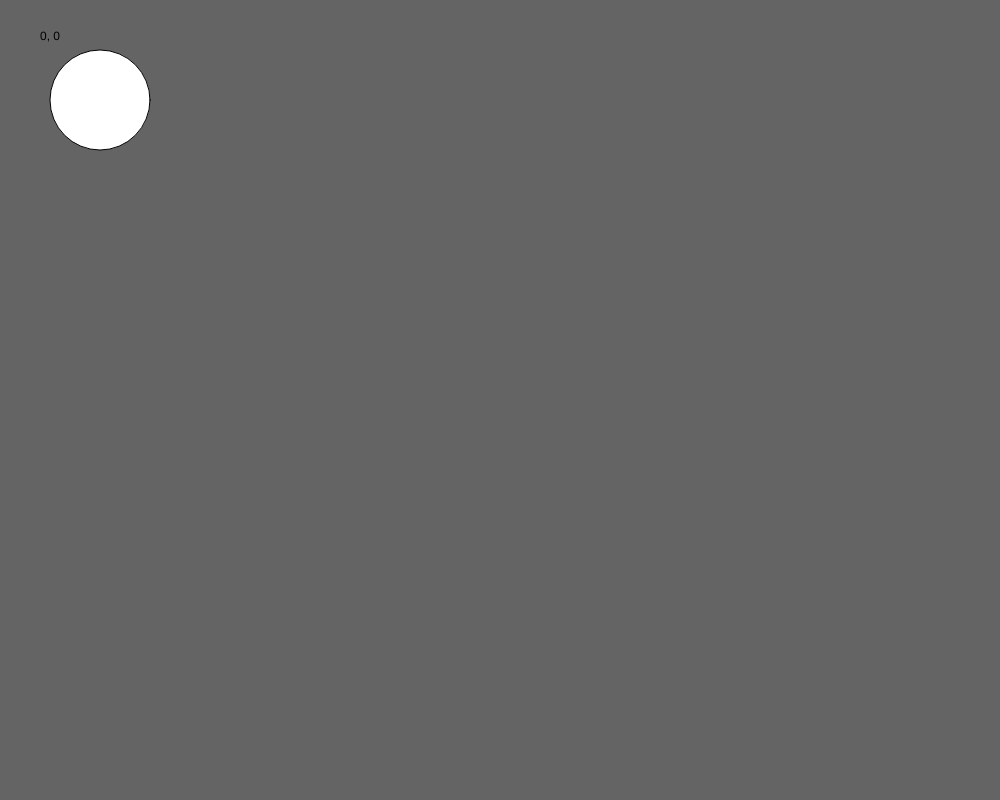
Frame 1 (no input)
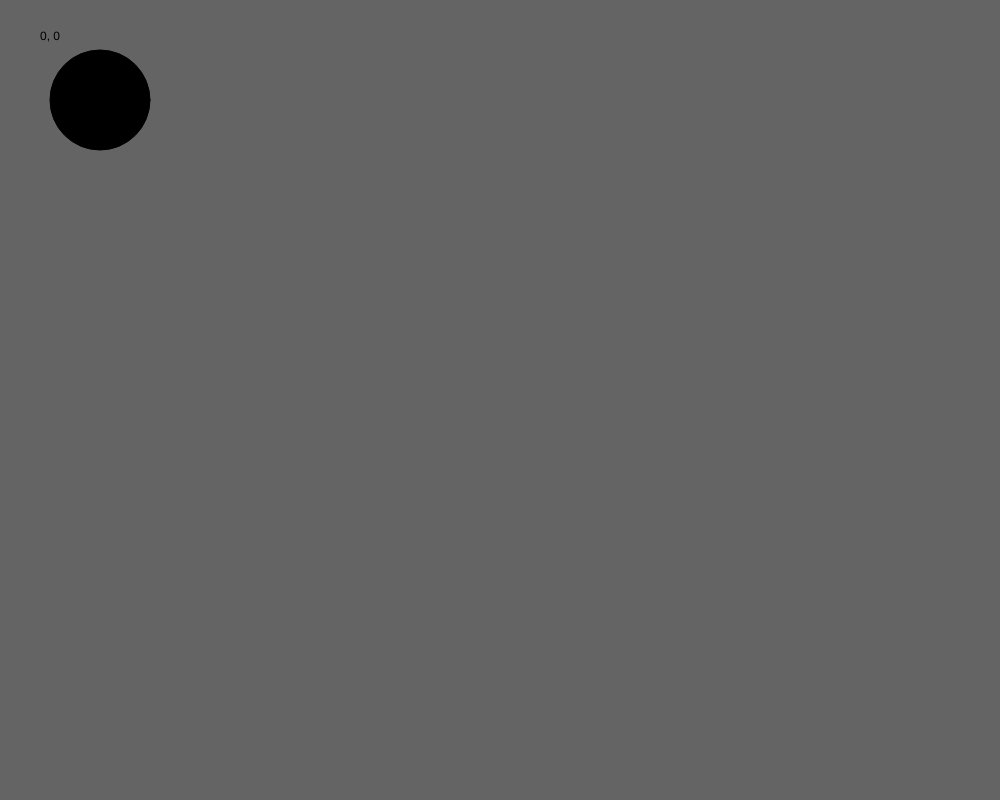
Frame 60 (no input)
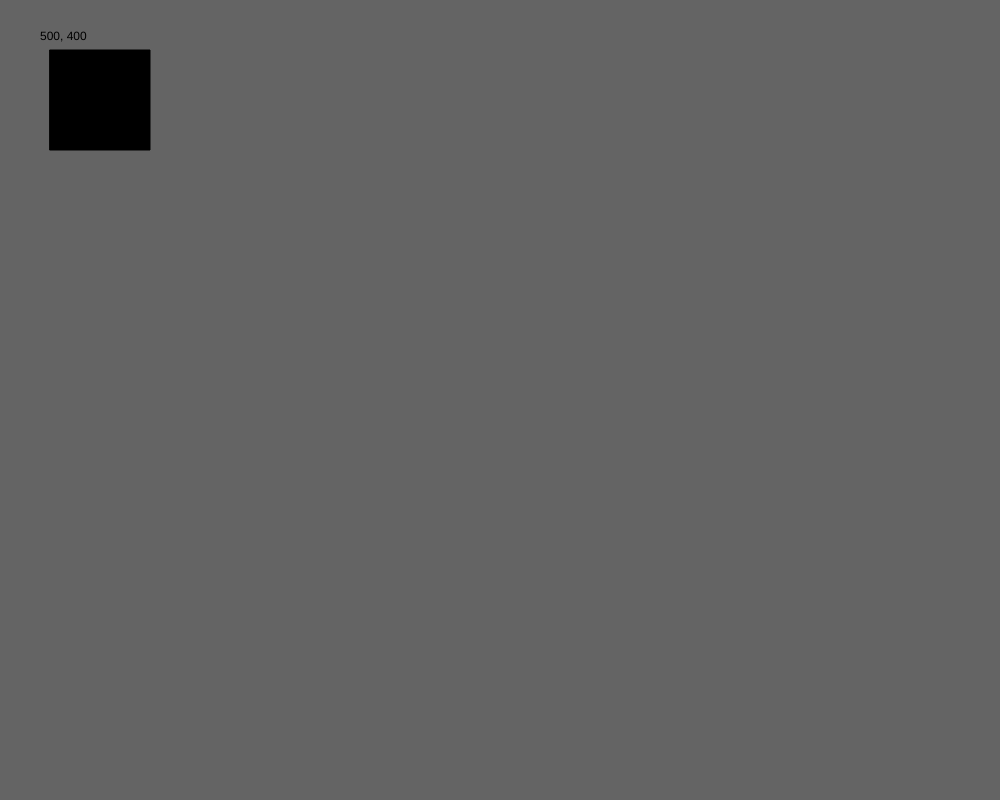
Frame 120 (the mouse pressed at the canvas centre since frame 60)

The p5.js sketch that drew these frames (run headless with seeded random() and noise() and a simulated clock; from frame 60 on, the mouse is pressed at the canvas centre):

// p5.js sketch
// ── sketch.js
function setup() {
  createCanvas(1000, 800);
  rectMode(CENTER);
  ellipseMode(CENTER);

}



function draw() {

  background(100);


  if (mouseIsPressed) {
    // stuff that shows when the mouse is pressed
 rect(100,100,100,100);
  } else {
    // when the mouse isn't pressed!
ellipse(100,100,100,100);
  }



  // this shows mouse location - comment it out when you're done!

  fill(0);
  text(mouseX + ", " + mouseY, 40, 40);

}






// record the mouse location in console when clicked
function mouseReleased() {
  print(mouseX + ", " + mouseY);
}
